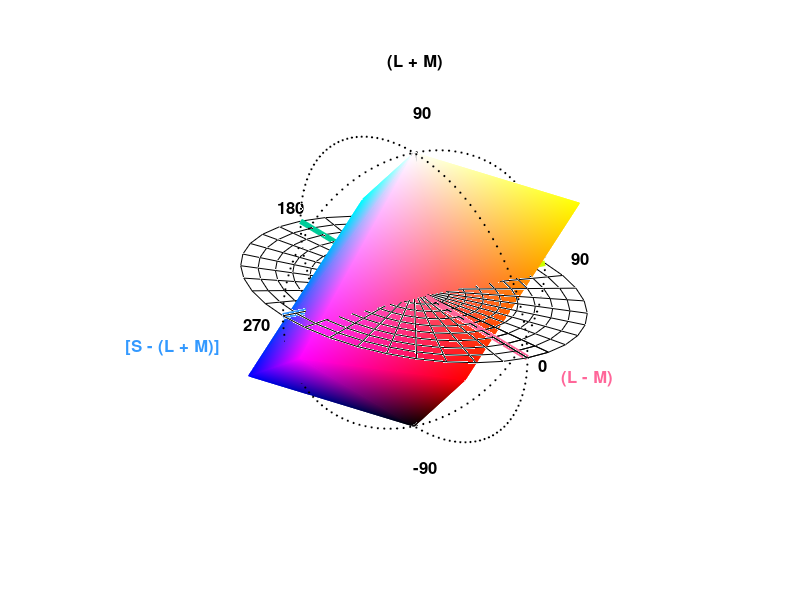

This figure's MATLAB source:

function plotDKLspace
% Plots the DKL coordinates (after Derrington, Krauskopf and Lennie,
% 1984) of the phosphors and secondary colours. Generate a 3-D solid
% representing the colour gamut of a 21-inch Sony F520 Trinitron monitor.
%
% 09-Dec -2011   kr Wrote it.

% Set DKL coordinates of the phosphors. 
dkl_deg_red     = [0.5484 58.8425 -56.9676];
dkl_deg_green   = [1.0982 99.7294 19.8041];
dkl_deg_blue    = [1.5547 266.3804 -39.5537];  
dkl_deg_white   = [1.7321 0 90.0000];
dkl_deg_black   = [1.7321 0 -90.0000];
dkl_deg_cyan    = [ 0.5484 238.8425 56.9676];
dkl_deg_magenta = [1.0982 279.7294 -19.8041];
dkl_deg_yellow  = [1.5547 86.3804 39.5537];
  
   
DEGS_TO_RADS    = 2*pi/360;
max_elevation   = DEGS_TO_RADS*90;
el_white        = (max_elevation);

% Plot phosphors in cartesian space.
figure(1)
set(gcf,'color','w');
[theta, rho] = meshgrid (0:(2*pi)/36:2*pi+.2, 0:0.1:1);
x            = cos(theta).*rho;
y            = sin(theta).*rho;
surf(x,y,zeros(size(x)),'FaceColor','none');
hold on
%% 

% Plot axes
line_width  = 4;
red_line    = [255/255 102/255 153/255];
green_line  = [0 204/255 153/255];
blue_line   = [51/255 153/255 255/255];
yellow_line = [204/255 255/255 0];

plot3([0 1],  [0 0],[0 0],'Color',red_line,  'LineWidth',line_width)
plot3([-1 0], [0 0],[0 0],'Color',green_line,'LineWidth',line_width)

plot3([0 0], [0 1], [0 0],'Color',yellow_line,  'LineWidth',line_width)
plot3([0 0], [-1 0],[0 0],'Color',blue_line,'LineWidth',line_width)

plot3([0 0], [0 0],[0 1], 'Color',[0.8 0.8 0.8],'LineWidth',line_width)
plot3([0 0], [0 0],[-1 0],'Color',[0.4 0.4 0.4],'LineWidth',line_width)
%% 

% Define DKL coordinates in radians.
symbol_size = 6;
red_azimuth = dkl_deg_red(2) * DEGS_TO_RADS;
red_elev    = dkl_deg_red(3)* DEGS_TO_RADS;
green_azimuth = dkl_deg_green(2) * DEGS_TO_RADS;
green_elev    = dkl_deg_green(3)* DEGS_TO_RADS;
blue_azimuth = dkl_deg_blue(2) * DEGS_TO_RADS;
blue_elev    = dkl_deg_blue(3)* DEGS_TO_RADS;

% Define DKL coordinates of secondary colours in radians.
cyan_azimuth = dkl_deg_cyan(2) * DEGS_TO_RADS;
cyan_elev    = dkl_deg_cyan(3)* DEGS_TO_RADS;
magenta_azimuth = dkl_deg_magenta(2) * DEGS_TO_RADS;
magenta_elev    = dkl_deg_magenta(3)* DEGS_TO_RADS;
yellow_azimuth = dkl_deg_yellow(2) * DEGS_TO_RADS;
yellow_elev    = dkl_deg_yellow(3)* DEGS_TO_RADS;
white_azimuth = dkl_deg_white(2) * DEGS_TO_RADS;
white_elev    = dkl_deg_white(3)* DEGS_TO_RADS;
black_azimuth = dkl_deg_black(2) * DEGS_TO_RADS;
black_elev    = dkl_deg_black(3)* DEGS_TO_RADS;

[x_red y_red z_red]       = sph2cart(red_azimuth,red_elev, dkl_deg_red(1));
z_red= (red_elev)/max_elevation;
[x_green y_green z_green] = sph2cart(green_azimuth,green_elev, dkl_deg_green(1));
z_green = z_green/max_elevation;
[x_blue y_blue z_blue]    = sph2cart(blue_azimuth,blue_elev, dkl_deg_blue(1));
z_blue= blue_elev/max_elevation;

[x_cyan y_cyan z_cyan]    = sph2cart(cyan_azimuth,cyan_elev, dkl_deg_cyan(1));
z_cyan= cyan_elev/max_elevation;

[x_magenta y_magenta z_magenta]    = sph2cart(magenta_azimuth,magenta_elev, dkl_deg_magenta(1));
z_magenta= magenta_elev/max_elevation;

[x_yellow y_yellow z_yellow]    = sph2cart(yellow_azimuth,yellow_elev, dkl_deg_yellow(1));
z_yellow= yellow_elev/max_elevation;

[x_white y_white z_white]    = sph2cart(white_azimuth,white_elev, dkl_deg_white(1));
z_white= white_elev/max_elevation;

[x_black y_black z_black]    = sph2cart(black_azimuth,black_elev, dkl_deg_black(1));
z_black= black_elev/max_elevation;
%% 

plot3(x_red, y_red, z_red); hold on
plot3(x_green, y_green, z_green) ; hold on
plot3(x_blue, y_blue, z_blue) ; hold on
plot3(x_cyan, y_cyan, z_cyan) ; hold on
plot3(x_magenta, y_magenta,z_magenta) ; hold on
plot3(x_yellow, y_yellow, z_yellow) ; hold on
plot3(x_white, y_white, z_white) ; hold on
plot3(x_black, y_black, z_black) ; hold on
%% 

% Plot colour gamut of display device.
vertex_matrix=[x_black y_black z_black;
               x_magenta y_magenta z_magenta;
               x_red     y_red     z_red;
               x_yellow  y_yellow  z_yellow;
               x_green   y_green   z_green;
               x_cyan    y_cyan    z_cyan;
               x_blue    y_blue    z_blue;
               x_white   y_white   z_white];
          
faces_matrix=[1 2 3;
    1 3 4;
    1 4 5;
    1 5 6;
    1 6 7;
    1 7 2;
    2 3 8;
    3 4 8;
    4 5 8;
    5 6 8;
    6 7 8;
    7 2 8];

vertex_colour=[0 0 0;
    1 0 1;
    1 0 0;
    1 1 0;
    0 1 0;
    0 1 1;
    0 0 1;
    1 1 1];

patch('Vertices',vertex_matrix,'Faces',faces_matrix,...
      'FaceVertexCData',vertex_colour,'FaceColor','interp','EdgeColor','interp');
  %% 
 

for i=0:0.05:pi
    az_arc=0; rad_arc=1; el_arc=i;
    [x_arc y_arc z_arc] = sph2cart(az_arc,el_arc, rad_arc);
    plot3(x_arc, y_arc, z_arc,'ko','MarkerFaceColor','k',...
        'MarkerSize',1) ; hold on
    plot3(x_arc, y_arc, -z_arc,'ko','MarkerFaceColor','k',...
        'MarkerSize',1) ; hold on
end

for i=0:0.05:pi
    az_arc=pi/2; rad_arc=1; el_arc=i;
    [x_arc y_arc z_arc] = sph2cart(az_arc,el_arc, rad_arc);
    plot3(x_arc, y_arc, z_arc,'ko','MarkerFaceColor','k',...
        'MarkerSize',1) ; hold on
    plot3(x_arc, y_arc, -z_arc,'ko','MarkerFaceColor','k',...
        'MarkerSize',1) ; hold on
end

text_size=12;
text(1.1,0,'0','Color','k','FontSize',text_size,'FontWeight','bold');
text(1.3,0,'(L - M)','Color',red_line,'FontSize',text_size,'FontWeight','bold');
text(0,1.2,'90','Color','k','FontSize',text_size,'FontWeight','bold');
text(-1.2,0,'180','Color','k','FontSize',text_size,'FontWeight','bold');
text(0,-1.3,'270','Color','k','FontSize',text_size,'FontWeight','bold');
text(0,-2.2,'[S - (L + M)]','Color',blue_line,'FontSize',text_size,'FontWeight','bold');

text(0,0,1.3,'90','Color','k','FontSize',text_size,'FontWeight','bold');
text(0,0.,-1.3,'-90','Color','k','FontSize',text_size,'FontWeight','bold');
text(0,-0.2,1.7,'(L + M)','Color','k','FontSize',text_size,'FontWeight','bold');

view(60,30);
axis off;